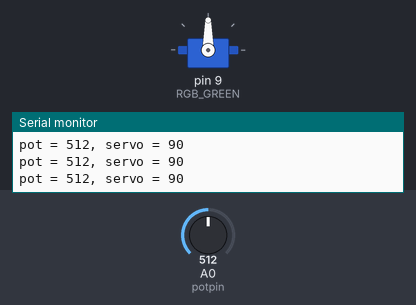
A program run on a simulated Arduino Uno, built with avr-gcc and run on an emulated ATmega328P. Parts: servo, the last lines printed to the serial monitor. The inputs (shaded band) are chosen by the test bench; at power-on: A0 (potpin) = 512. Random numbers use the default seed unless the program sets one.

Above: at 1.2 s.
1.3 s: A0 (potpin) set to 716
At 1.8 s:
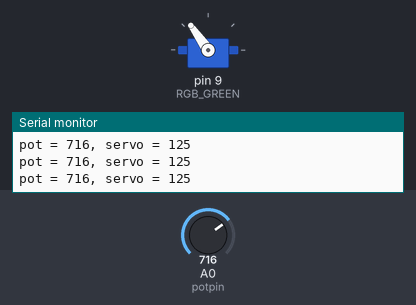
2.8 s: A0 (potpin) set to 580
At 4.0 s:
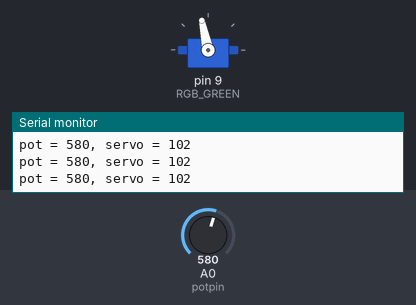
4.3 s: A0 (potpin) set to 554
At 5.1 s:
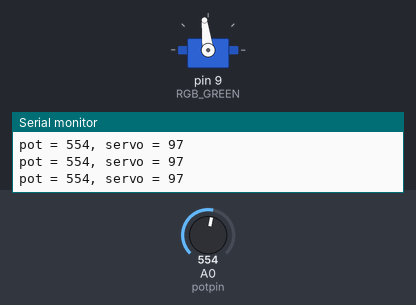
5.8 s: A0 (potpin) set to 900
At 6.5 s:
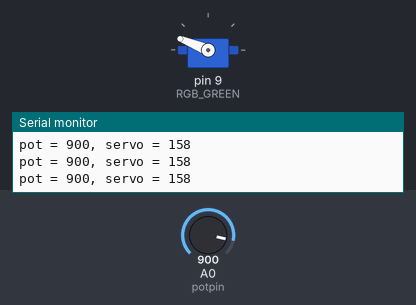
7.3 s: A0 (potpin) set to 390
At 8.5 s:
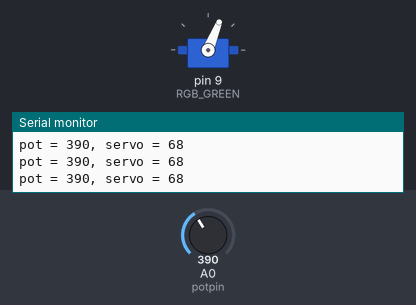
8.8 s: A0 (potpin) set to 40
At 10.1 s:
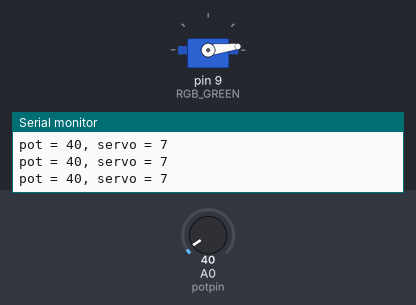
Timing chart, 0 to 11.3 s (numbered marks = the images above; inputs shaded):
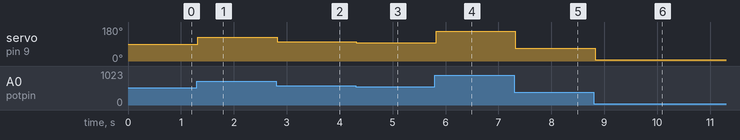

The program:

main.cpp
```cpp
// #include <Arduino.h>

// void setup() {
//   pinMode(LED_BUILTIN, OUTPUT);
// }


// void loop() {
//   digitalWrite(LED_BUILTIN, HIGH);
//   delay(1000);
//   digitalWrite(LED_BUILTIN, LOW);
//   delay(1000);
// }
```

Server_potentiometer.cpp
```cpp
#include <Arduino.h>
#include <Servo.h>

Servo myservo;  // create servo object to control a servo

int potpin = A0;  // analog pin used to connect the potentiometer
int val;    // variable to read the value from the analog pin

void setup() {
  Serial.begin(9600);
  myservo.attach(9);  // attaches the servo on pin 9 to the servo object

}

void loop() {
  val = analogRead(potpin);           // reads the value of the potentiometer (value between 0 and 1023)
  Serial.print("pot = ");
  Serial.print(val);
  Serial.print(", servo = ");
  val = map(val, 0, 1023, 0, 180);     // scale it to use it with the servo (value between 0 and 180)

  Serial.println(val);
  myservo.write(val);                  // sets the servo position according to the scaled value
  delay(15);                           // waits for the servo to get there
}
```

blink.cpp
```cpp
#include <Arduino.h>


void setup() {
  pinMode(LED_BUILTIN, OUTPUT);     //ຄ່າ default ຂອງ LED_BUILTIN ຢູ່ທີ່ຂາ 13
}


void loop() {
  digitalWrite(LED_BUILTIN, HIGH);  // LED ຮຸ່ງ
  delay(1000);                      //ລໍຖ້າ 1 ວິນາທີ
  digitalWrite(LED_BUILTIN, LOW);   // LED ດັບ
  delay(1000);                      //ລໍຖ້າ 1 ວິນາທີ
}
```

button.cpp
```cpp
#include <Arduino.h>

int buttonstate = 0;   // ຕົວແປເກັບສະຖານະປຸ່ມ
int bled = 13;         // LED pin

void setup() {
  pinMode(2, INPUT);       // ກຳນົດ pin 2 ເປັນ Input
  pinMode(bled, OUTPUT);   // ກຳນົດ pin 13 ເປັນ Output
  Serial.begin(9600);      // ເປີດ Serial Monitor
}

void loop() {
  buttonstate = digitalRead(2);   // ອ່ານຄ່າຈາກ Button

  if (buttonstate == HIGH) {
    Serial.println("Button HIGH");
    digitalWrite(bled, HIGH);     // LED ຕິດ
  } else {
    Serial.println("Button LOW");
    digitalWrite(bled, LOW);      // LED ດັບ
  }
  delay(10);
}
```

buzzer.cpp
```cpp
#include <Arduino.h>

#define BTN  2
#define BZ  10
#define FQ  50

int startFQ = FQ;
int endFQ = 4000;
int btnstate = 0;


void setup()
{
    pinMode(BZ, OUTPUT);
    pinMode(BTN, INPUT);
    pinMode(LED_BUILTIN, OUTPUT);
    Serial.begin(9600);
}


void loop()
{
    btnstate = digitalRead(BTN);
    Serial.println(btnstate);

    if (btnstate == HIGH) {
        delay(500);
        digitalWrite(LED_BUILTIN, 1);
        for(startFQ ; startFQ < endFQ; startFQ +=100){
            tone(BZ, startFQ);
            delay(100);
        }
        digitalWrite(LED_BUILTIN, 0);
        delay(100);
    }

    if (startFQ > endFQ){
        noTone(BZ);
        startFQ = FQ;
    }//Reset starting frequency

}
```

doorbell.cpp
```cpp
#include <Arduino.h>

//Pin defination
int led[] = {13,12,11};
int rgb[] = {10,9,8};
int bz = 7;
int pot = A1;
int bn = 2;
//melody
int melody[] = { 262, 330, 392, 523 }; // C E G C
int noteDuration = 300;

//Function Prototype
void ringDoorbell();
void setUnavailable();
void setIdle();
void setRinging();
void setColor(int r, int g, int b);
void randomColorShow();

void setup(){
  pinMode(bz, OUTPUT);
  pinMode(bn, INPUT_PULLUP);
  pinMode(pot, INPUT);
  for (int i = 0; i<3; i++){
    pinMode(led[i],OUTPUT);
    pinMode(rgb[i],OUTPUT);
  }
  Serial.begin(9600);

}
void loop(){

  int potValue = analogRead(pot);

  if (digitalRead(bn) == LOW ){
    ringDoorbell();
    delay(5000);
  } else {
    if (potValue < 400) {
    	setUnavailable();
  	} else {
    	setIdle();
  	}
  }
}
//-------------------function----------------------------
void ringDoorbell() {

  int volume = analogRead(pot);
  int pwmVolume = map(volume, 0, 1023, 0, 255);
  Serial.println(volume);
  for (int i = 0; i < 4; i++) {
    analogWrite(bz, pwmVolume); // volume control
    tone(bz, melody[i], noteDuration);
    delay(noteDuration);
    noTone(bz);
    delay(100);
  }

  //If pressed button show random color
  setRinging();
  delay(500);
}
void setUnavailable(){

    digitalWrite(led[1], LOW);//Green
  	digitalWrite(led[2], HIGH);//Blue
    digitalWrite(led[0], LOW);//Red
    setColor(0,0,255); //Blue

}
void setIdle() {
  digitalWrite(led[0], LOW);//Red
  digitalWrite(led[2], LOW);//Blue
  digitalWrite(led[1], HIGH);//Green
  setColor(0, 255, 0); // Green
}
void setRinging() {
  for (int i=0; i<3; i++){
    digitalWrite(led[i], HIGH);
    delay(100);
    digitalWrite(led[i], LOW);
    delay(100);
  }
  randomColorShow();
  //setColor(255, 0, 0); // Red
}
void setColor(int r, int g, int b) {
  analogWrite(rgb[0], r);
  analogWrite(rgb[2], g);
  analogWrite(rgb[1], b);
}

void randomColorShow() {
  unsigned long startTime = millis();

  while (millis() - startTime < 5000) {   // 5 seconds
    int r = random(0, 256);
    int g = random(0, 256);
    int b = random(0, 256);

    setColor(r, g, b);
    delay(200);  // change color every 0.2 sec
  }

  // After 1 minute → set to RED
  setColor(255, 0, 0);
}
```

example.cpp
```cpp

```

midterm.cpp
```cpp
#include <Arduino.h>

//Pin defination
int led[] = {13,12,11};
int rgb[] = {10,9,8};
int bz = 7;
int pot = A2;
int bn = 2;
int potValue = 0;
//melody
int melody[] = { 262, 330, 392, 523 }; // C E G C
int noteDuration = 300;

void ringDoorbell();
void setUnavailable();
void setIdle();
void setRinging();
void setColor(int r, int g, int b);
void randomColorShow();

void setup(){
  pinMode(bz, OUTPUT);
  pinMode(bn, INPUT_PULLUP);
  pinMode(pot, INPUT);
  for (int i = 0; i<3; i++){
    pinMode(led[i],OUTPUT);
    pinMode(rgb[i],OUTPUT);
  }
  Serial.begin(9600);

}
void loop(){

  int potValue = analogRead(pot);
  Serial.println(potValue);
  delay(100);

    if (potValue < 400){
    	setUnavailable();
  	} else {
    	setIdle();
      	if (digitalRead(bn) == LOW ){
   	 		ringDoorbell();
    		delay(5000);
  		}
  	}

}
//-------------------function----------------------------
void ringDoorbell() {

  //int volume = analogRead(pot);
  //int pwmVolume = map(volume, 0, 1023, 0, 255);
  // Serial.println(volume);
  for (int i = 0; i < 4; i++) {
    // /analogWrite(bz, pwmVolume); // volume control
    tone(bz, melody[i], noteDuration);
    delay(noteDuration);
    noTone(bz);
    delay(100);
  }

  //If pressed button show random color
  setRinging();
  delay(500);
}
void setUnavailable(){

    digitalWrite(led[1], LOW);//Green
  	digitalWrite(led[2], HIGH);//Blue
    digitalWrite(led[0], LOW);//Red
    setColor(0,0,255); //Blue
  	//Serial.println("Unavailable");

}
void setIdle() {
  digitalWrite(led[0], LOW);//Red
  digitalWrite(led[2], LOW);//Blue
  digitalWrite(led[1], HIGH);//Green
  setColor(0, 255, 0); // Green
  // Serial.println("Normal Status");
}
void setRinging() {
  for (int i=0; i<3; i++){
    digitalWrite(led[i], HIGH);
    delay(100);
    digitalWrite(led[i], LOW);
    delay(100);
  }
  randomColorShow();
  // Serial.println("Doorbell ring detected");


}
void setColor(int r, int g, int b) {
  analogWrite(rgb[0], r);
  analogWrite(rgb[2], g);
  analogWrite(rgb[1], b);
}

void randomColorShow() {
  unsigned long startTime = millis();

  while (millis() - startTime < 5000) {   // 5 seconds
    int r = random(0, 256);
    int g = random(0, 256);
    int b = random(0, 256);

    setColor(r, g, b);
    delay(200);  // change color every 0.2 sec
  }

  // After 1 minute → set to RED
  digitalWrite(led[0], HIGH);
  setColor(255, 0, 0);
}
```

midterm21.cpp
```cpp
#include <Arduino.h>
#include <LiquidCrystal_I2C.h>
#include <Stepper.h>
//#include <AccelStepper.h>

const int pot = A0;
const int led = 13;
int speedmotor = 0;
int ledvalue = 0;

#define STEPROTATION 2048
Stepper Steppermotor(STEPROTATION , 8, 10, 9, 11);
//AccelStepper stepper(AccelStepper::FULL4WIRE, 8, 10, 9, 11);

LiquidCrystal_I2C lcd(0x26, 16, 2);

void lcdStatus();
void stopStepper();

void setup()
{
//  stepper.setMaxSpeed(500);
  pinMode(led, OUTPUT);
  pinMode(pot, INPUT);

  Steppermotor.setSpeed(0);
  Serial.begin(9600);
  lcd.init();
  lcd.backlight();
  lcd.setCursor(0,0);
  lcd.print("Fan Speed Contrl");
  lcd.setCursor(6,1);
  lcd.print("-kim-");
  delay(3000);

  lcd.clear();

}
void loop()
{
  int potvalue = analogRead(pot);
  speedmotor = map(potvalue, 0, 1023, 0, 15);
  ledvalue = map(potvalue, 0, 1023, 0,255);

  if (potvalue < 50) {
    stopStepper();
//  	stepper.stop();
//    stepper.disableOutputs();

  }
  if(potvalue != 0){
    analogWrite(led, ledvalue);
    lcdStatus();
    lcd.setCursor(8,0);
    lcd.print("Running");
    Steppermotor.setSpeed(speedmotor);

    if(speedmotor < 10 && speedmotor > 0){
      lcd.clear();
      lcdStatus();
      lcd.setCursor(8,0);
      lcd.print("Running");
      Steppermotor.setSpeed(speedmotor);
      delay(3000);
  	}
  }


  if(potvalue == 0){
    lcd.clear();
    lcdStatus();
    lcd.setCursor(11,0);
    lcd.print("STOP");
   delay(3000);
  }

}

void lcdStatus(){
  lcd.setCursor(0,0);
  lcd.print("Status:");

   lcd.setCursor(0,1);
   lcd.print("Speed:");
   lcd.setCursor(8,1);
   lcd.print(speedmotor);
   lcd.setCursor(12,1);
   lcd.print("RPM");
}
void stopStepper() {
  digitalWrite(8, LOW);
  digitalWrite(9, LOW);
  digitalWrite(10, LOW);
  digitalWrite(11, LOW);
}
```

midtrem22.cpp
```cpp
#include <Wire.h>
#include<Arduino.h>
#include <LiquidCrystal.h>
#include <Servo.h>

#define BUZZER_PIN 11
#define BUTTON_PIN 8
#define LED_PIN    13
#define SERVO_PIN  12

LiquidCrystal lcd(2,3,4,5,6,7);
Servo lidServo;
void playMusic();
void setRGB(int red, int green, int blue);
#define RGB_RED    1
#define RGB_GREEN  9
#define RGB_BLUE   10


// Note definitions
#define NOTE_B0  31
#define NOTE_C1  33
#define NOTE_CS1 35
#define NOTE_D1  37
#define NOTE_DS1 39
#define NOTE_E1  41
#define NOTE_F1  44
#define NOTE_FS1 46
#define NOTE_G1  49
#define NOTE_GS1 52
#define NOTE_A1  55
#define NOTE_AS1 58
#define NOTE_B1  62
#define NOTE_C2  65
#define NOTE_CS2 69
#define NOTE_D2  73
#define NOTE_DS2 78
#define NOTE_E2  82
#define NOTE_F2  87
#define NOTE_FS2 93
#define NOTE_G2  98
#define NOTE_GS2 104
#define NOTE_A2  110
#define NOTE_AS2 117
#define NOTE_B2  123
#define NOTE_C3  131
#define NOTE_CS3 139
#define NOTE_D3  147
#define NOTE_DS3 156
#define NOTE_E3  165
#define NOTE_F3  175
#define NOTE_FS3 185
#define NOTE_G3  196
#define NOTE_GS3 208
#define NOTE_A3  220
#define NOTE_AS3 233
#define NOTE_B3  247
#define NOTE_C4  262
#define NOTE_CS4 277
#define NOTE_D4  294
#define NOTE_DS4 311
#define NOTE_E4  330
#define NOTE_F4  349
#define NOTE_FS4 370
#define NOTE_G4  392
#define NOTE_GS4 415
#define NOTE_A4  440
#define NOTE_AS4 466
#define NOTE_B4  494
#define NOTE_C5  523
#define NOTE_CS5 554
#define NOTE_D5  587
#define NOTE_DS5 622
#define NOTE_E5  659
#define NOTE_F5  698
#define NOTE_FS5 740
#define NOTE_G5  784
#define NOTE_GS5 831
#define NOTE_A5  880
#define NOTE_AS5 932
#define NOTE_B5  988
#define NOTE_C6  1047
#define NOTE_CS6 1109
#define NOTE_D6  1175
#define NOTE_DS6 1245
#define NOTE_E6  1319
#define NOTE_F6  1397
#define NOTE_FS6 1480
#define NOTE_G6  1568
#define NOTE_GS6 1661
#define NOTE_A6  1760
#define NOTE_AS6 1865
#define NOTE_B6  1976
#define NOTE_C7  2093
#define NOTE_CS7 2217
#define NOTE_D7  2349
#define NOTE_DS7 2489
#define NOTE_E7  2637
#define NOTE_F7  2794
#define NOTE_FS7 2960
#define NOTE_G7  3136
#define NOTE_GS7 3322
#define NOTE_A7  3520
#define NOTE_AS7 3729
#define NOTE_B7  3951
#define NOTE_C8  4186
#define NOTE_CS8 4435
#define NOTE_D8  4699
#define NOTE_DS8 4978
#define REST 0

// Change this to make the song slower or faster
int tempo = 180;

// 🎵 Hedwig's Theme from Harry Potter
int melody[] = {
  REST, 2, NOTE_D4, 4,
  NOTE_G4, -4, NOTE_AS4, 8, NOTE_A4, 4,
  NOTE_G4, 2, NOTE_D5, 4,
  NOTE_C5, -2,
  NOTE_A4, -2,
  NOTE_G4, -4, NOTE_AS4, 8, NOTE_A4, 4,
  NOTE_F4, 2, NOTE_GS4, 4,
  NOTE_D4, -1,
  NOTE_D4, 4,

  NOTE_G4, -4, NOTE_AS4, 8, NOTE_A4, 4,
  NOTE_G4, 2, NOTE_D5, 4,
  NOTE_F5, 2, NOTE_E5, 4,
  NOTE_DS5, 2, NOTE_B4, 4,
  NOTE_DS5, -4, NOTE_D5, 8, NOTE_CS5, 4,
  NOTE_CS4, 2, NOTE_B4, 4,
  NOTE_G4, -1,
  NOTE_AS4, 4,

  NOTE_D5, 2, NOTE_AS4, 4,
  NOTE_D5, 2, NOTE_AS4, 4,
  NOTE_DS5, 2, NOTE_D5, 4,
  NOTE_CS5, 2, NOTE_A4, 4,
  NOTE_AS4, -4, NOTE_D5, 8, NOTE_CS5, 4,
  NOTE_CS4, 2, NOTE_D4, 4,
  NOTE_D5, -1,
  REST, 4, NOTE_AS4, 4,

  NOTE_D5, 2, NOTE_AS4, 4,
  NOTE_D5, 2, NOTE_AS4, 4,
  NOTE_F5, 2, NOTE_E5, 4,
  NOTE_DS5, 2, NOTE_B4, 4,
  NOTE_DS5, -4, NOTE_D5, 8, NOTE_CS5, 4,
  NOTE_CS4, 2, NOTE_AS4, 4,
  NOTE_G4, -1,
};

// Calculate number of notes
int notes = sizeof(melody) / sizeof(melody[0]) / 2;

// Calculate the duration of a whole note in ms
int wholenote = (60000 * 4) / tempo;

int divider = 0, noteDuration = 0;

bool isPlaying = false;
bool usePurple = true; // Flag to alternate between purple and blue

// Set to true if you have a common anode RGB LED, false for common cathode
bool commonAnode = true;

void setup() {
  pinMode(BUZZER_PIN, OUTPUT);
  pinMode(LED_PIN, OUTPUT);
  pinMode(BUTTON_PIN, INPUT_PULLUP);
  pinMode(RGB_RED, OUTPUT);
  pinMode(RGB_GREEN, OUTPUT);
  pinMode(RGB_BLUE, OUTPUT);

  // Turn off RGB LED initially
  setRGB(0, 0, 0);

  lidServo.attach(SERVO_PIN);
  lidServo.write(0);

  lcd.begin(16, 2);
  lcd.setCursor(2,0);
  lcd.print("Harry Potter");
  lcd.setCursor(2,1);
  lcd.print("Press Button");

  randomSeed(analogRead(A0));
}

void loop() {
  if (digitalRead(BUTTON_PIN) == LOW && !isPlaying) {
    delay(50); // debounce
    if (digitalRead(BUTTON_PIN) == LOW) {
      playMusic();
    }
  }
}

// Helper function to set RGB color (handles common anode vs cathode)
void setRGB(int red, int green, int blue) {
  if (commonAnode) {
    analogWrite(RGB_RED, 255 - red);
    analogWrite(RGB_GREEN, 255 - green);
    analogWrite(RGB_BLUE, 255 - blue);
  } else {
    analogWrite(RGB_RED, red);
    analogWrite(RGB_GREEN, green);
    analogWrite(RGB_BLUE, blue);
  }
}

void playMusic() {
  isPlaying = true;
  usePurple = true; // Start with purple
  lidServo.write(90);

  lcd.clear();
  lcd.setCursor(1,0);
  lcd.print("Playing Hedwig");
  lcd.setCursor(0,1);
  lcd.print("Theme...");

  // Iterate over the notes of the melody
  for (int thisNote = 0; thisNote < notes * 2; thisNote = thisNote + 2) {

    // Alternate between purple and blue
    int redValue, greenValue, blueValue;
    if (usePurple) {
      // Purple: High red, low green, high blue
      redValue = 200;
      greenValue = 0;
      blueValue = 200;
    } else {
      // Blue: Low red, low green, high blue
      redValue = 0;
      greenValue = 0;
      blueValue = 255;
    }

    // Calculate the duration of each note
    divider = melody[thisNote + 1];
    if (divider > 0) {
      noteDuration = (wholenote) / divider;
    } else if (divider < 0) {
      noteDuration = (wholenote) / abs(divider);
      noteDuration *= 1.5;
    }

    // Play the note and blink LED/RGB with it
    if (melody[thisNote] != REST) {
      // Turn ON LED and RGB with purple or blue
      digitalWrite(LED_PIN, HIGH);
      setRGB(redValue, greenValue, blueValue);

      tone(BUZZER_PIN, melody[thisNote], noteDuration * 0.9);

      // Toggle color for next note
      usePurple = !usePurple;
    } else {
      // For REST notes, turn everything off
      digitalWrite(LED_PIN, LOW);
      setRGB(0, 0, 0);
    }

    // Visual feedback on LCD (progress bar)
    if (thisNote % 8 == 0 && thisNote / 8 < 16) {
      lcd.setCursor(thisNote / 8, 1);
      lcd.print((char)0xFF);
    }

    // Wait for 90% of note duration with LED/RGB on
    delay(noteDuration * 0.9);

    // Turn off LED and RGB for the gap between notes (10%)
    digitalWrite(LED_PIN, LOW);
    setRGB(0, 0, 0);
    noTone(BUZZER_PIN);

    // Brief pause between notes
    delay(noteDuration * 0.1);
  }

  // Ensure everything is off
  digitalWrite(LED_PIN, LOW);
  setRGB(0, 0, 0);

  lidServo.write(0);

  lcd.clear();
  lcd.setCursor(4,0);
  lcd.print("Magical!");
  lcd.setCursor(3,1);
  lcd.print("Good Spell");

  isPlaying = false;
}
```

potentiometer.cpp
```cpp
#include <Arduino.h>

int analogvalue = 0;  // ຕົວແປເກັບຄ່າທີ່ອ່ານໄດ້ຈາກ Potentiometer
int ledvalue = 0;     // ຕົວແປເກັບຄ່າທີ່ແປງແລ້ວສຳລັບ LED

void setup() {
  pinMode(11, OUTPUT); // ກຳນົດ Pin 11 ເປັນ Output (PWM)
  Serial.begin(9600);  // ເປີດ Serial Monitor ເພື່ອເບິ່ງຄ່າ
}

void loop() {
  analogvalue = analogRead(A0); // ອ່ານຄ່າຈາກຂາ Analog A0 (0-1023)
  Serial.print("Analog: ");
  Serial.println(analogvalue);

  // ແປງຄ່າຈາກ 0-1023 ໃຫ້ເປັນ 0-255 ເພື່ອໃຊ້ກັບ PWM
  ledvalue = map(analogvalue, 0, 1023, 0, 255);
  Serial.print("LED PWM: ");
  Serial.println(ledvalue);

  analogWrite(11, ledvalue); // ສົ່ງຄ່າ PWM ໄປຫາ LED
  delay(10);
}
```

steprotation.cpp
```cpp
#include <Arduino.h>
#include <Stepper.h>

#define STEPROTATION 2048


Stepper Steppermotor(STEPROTATION , 8, 10, 9, 11);    //(1)

void setup() {    //(2)
}

void loop() {
  Steppermotor.setSpeed(5);
  Steppermotor.step(STEPROTATION );
  delay(500);

  Steppermotor.setSpeed(1);
  Steppermotor.step(-STEPROTATION /4);
  delay(500);
}
```

lcd.cpp
```cpp
#include <Arduino.h>
#include <LiquidCrystal.h>

int seconds = 0;

LiquidCrystal lcd_1(12, 11, 5, 4, 3, 2);

void setup()
{
  lcd_1.begin(16, 2); // Set up the number of columns and rows on the LCD.

  // Print a message to the LCD.
  lcd_1.print("hello world!");
}

void loop()
{
  // set the cursor to column 0, line 1
  // (note: line 1 is the second row, since counting
  // begins with 0):
  lcd_1.setCursor(0, 1);
  // print the number of seconds since reset:
  lcd_1.print(seconds);
  delay(1000); // Wait for 1000 millisecond(s)
  seconds += 1;
}
```

testlcd.cpp
```cpp
#include <Wire.h>

void setup() {
  Wire.begin();
  Serial.begin(9600);
  while (!Serial);

  Serial.println("\nI2C Scanner");
}

void loop() {
  byte error, address;
  int devices = 0;

  Serial.println("Scanning...");

  for (address = 1; address < 127; address++) {
    Wire.beginTransmission(address);
    error = Wire.endTransmission();

    if (error == 0) {
      Serial.print("I2C device found at address 0x");
      if (address < 16)
        Serial.print("0");
      Serial.print(address, HEX);
      Serial.println(" !");
      devices++;
    }
  }

  if (devices == 0)
    Serial.println("No I2C devices found\n");
  else
    Serial.println("Done\n");

  delay(5000);
}
```

Source omitted: rgb.cpp (2485 bytes)

Measured:
- after the input at 1.3 s, servo on pin 9 (RGB_GREEN): 90° → 125° at once
- after the input at 2.8 s, servo on pin 9 (RGB_GREEN): 125° → 102° at once
- after the input at 4.3 s, servo on pin 9 (RGB_GREEN): 102° → 97° at once
- after the input at 5.8 s, servo on pin 9 (RGB_GREEN): 97° → 158° at once
- after the input at 7.3 s, servo on pin 9 (RGB_GREEN): 158° → 68° at once
- after the input at 8.8 s, servo on pin 9 (RGB_GREEN): 68° → 7° at once
